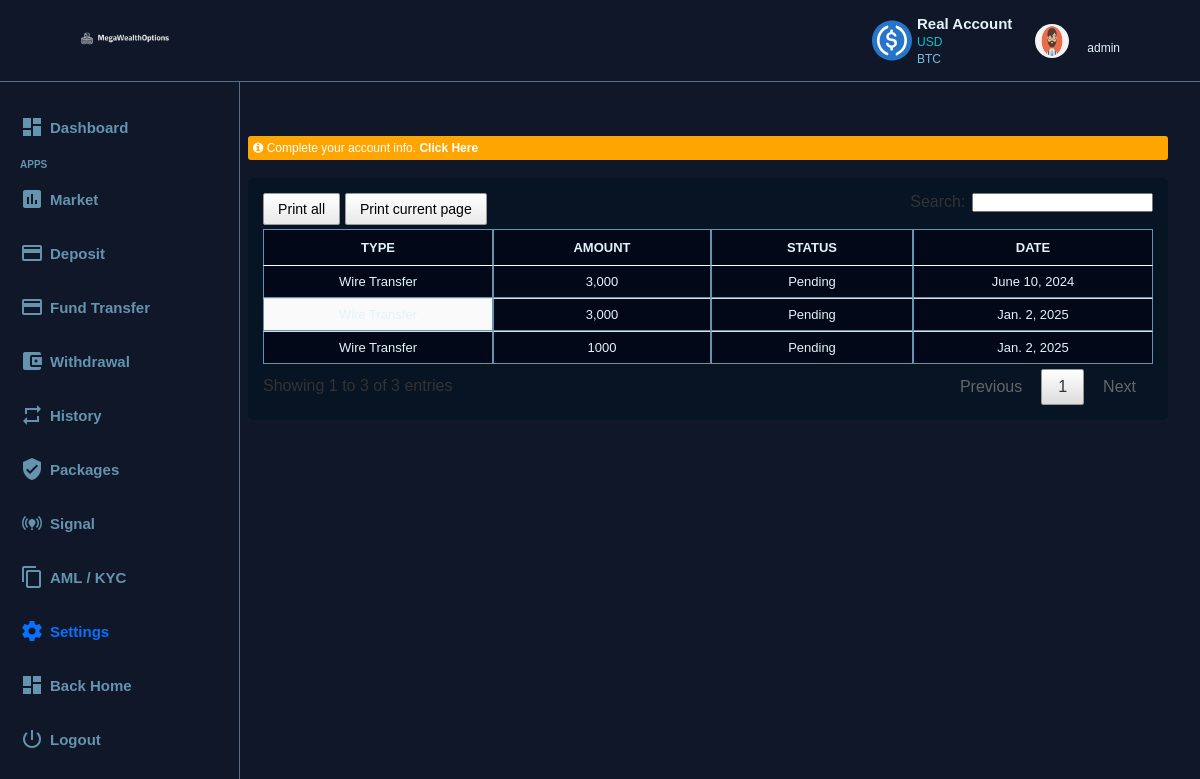
The page /trade_history/ (signed in) on the database its author committed.
### broker/models.py (models this page shows, shortened)
class Profile (models.Model):
    user = models.OneToOneField (User, null = True, blank = True, on_delete = models.CASCADE)
    name = models.CharField (max_length = 200,  null = True)
    profile_pic = models.ImageField (default = "avater.png", null = True, blank = True)

class Wiretransfer(models.Model):
    class Meta:
        verbose_name = 'Wiretransfer'
        verbose_name_plural = 'Wiretransfers'
    user = models.ForeignKey(
        User, on_delete=models.CASCADE, null=True, blank=True)
    name = models.CharField (max_length = 200,  null = True)
    transaction = models.CharField(max_length=250, null=True, blank=True)
    bank = models.CharField(max_length=254, null=True, blank=True)
    accountnumber = models.CharField(max_length=254, null=True, blank=True)
    gateway = models.CharField(max_length=254, null=True, blank=True)
    swift = models.CharField(max_length=254, null=True, blank=True)
    amount = models.CharField(max_length=250, null=True, blank=True, default = "$10")
    charge = models.CharField(max_length=250, null=True, blank=True, default = "pending")
    status = models.CharField(max_length=250, null=True, blank=True)
    time = models.DateField(auto_now=True)

### broker/views.py (the view)
@login_required (login_url = "login")
def trade_history(request):
    user = request.user
    wiretransfers = Wiretransfer.objects.filter(user=user)
    banktransfers = Banktransfer.objects.filter(user=user)
    bitcoins = Bitcoin.objects.filter(user=user)
    context = {'wiretransfers':wiretransfers, 'banktransfers':banktransfers, 'bitcoins':bitcoins}
    return render (request, "broker/trade-history.html", context)

### broker/templates/broker/trade-history.html (shortened to what this page needs)
<!DOCTYPE html>
{% load static %}
{%  block content %}
<html lang="en">
<head>
    <link rel="stylesheet" href="{% static 'css/font-awesome.min.css' %}">
    <link rel="stylesheet" href="{% static 'css/dashboard.css' %}">
    <link rel="stylesheet" href="{% static 'css/jquery-select7.css' %}">
</head>
<body>
    <nav>
        <article>
            <ul>
                <li><img src="{% static 'images/maillertag1678691629.png' %}" width="130px"></li>
                <li style="display: flex; justify-content: space-between; align-items: center;">
                    <article style="display: flex; padding: 5px;">
                        <img src="{% static 'images/dollar-sign.svg' %}" width="40px" style="margin-right: 5px;">
                        <div style="font-size: 15px;">
                            <b style='color: var(--text-color)'>Real Account</b><br>
                            <span style="font-size: 12px; color: #0BC2D2;">{{request.user.deposit.usd}} USD</span><br>
                            <span style="font-size: 12px; color: #7CBBE3;"> BTC <br>
                        </div>
                    </article>
                    <article style="margin: 0 10px;" id='dropdown-btn'>
                        <div style="display: flex; justify-content: space-between; align-items: center;">
                            <button style='overflow:hidden; width: 50px; height: 50px; border: 1px solid transparent'><img src="{{request.user.profile.profile_pic.url}}" width="100%" height='100%' style='border-radius: 50%'></button>
                            <span style="font-size: 12px; margin: 0 10px;">
                                <br>
                                <span style="color: var(--text-color);">{{user.username}}</span>
                            </span>
                        </div>
                    </article>
                </li>
            </ul>
        </article>
    </nav>
    <br><br>
    <br><br>
    <div class="side-panel-left" style="padding: 10px;">
        <ul>
<br>
<a href="{% url 'dashboard' %}"><li class=""><i class="material-icons">dashboard</i> Dashboard</li></a>
<span style="font-size: 10px; font-weight: bold; padding: 0 10px; color: #6494AE;">APPS</span>
<a href="{% url 'market' %}"><li class=""><i class="material-icons">insert_chart</i> Market</li></a>
<a href="{% url 'deposit' %}"><li class=""><i class="material-icons"> credit_card</i> Deposit</li></a>
<a href="{% url 'fund-transfer' %}"><li class=""><i class="material-icons"> credit_card</i> Fund Transfer</li></a>
<a href="{% url 'withdrawal' %}"><li class=""><i class="material-icons">account_balance_wallet</i> Withdrawal </li></a>
<a href="{% url 'trade-history' %}"><li class=""><i class="material-icons">repeat</i> History </li></a>
<a href="{% url 'crypto' %}"><li class=""><i class="material-icons">verified_user</i> Packages</li></a>
<a href="{% url 'signal' %}"><li class=""><i class="material-icons">online_prediction</i> Signal</li></a>
<a href="{% url 'kyc' %}"><li class=""><i class="material-icons">content_copy</i> AML / KYC</li></a>
<a href="{% url 'settings' %}"><li class="active"><i class="material-icons">settings</i> Settings</li></a>
 <a href="{% url 'dashboard' %}"><li class=""><i class="material-icons">dashboard</i> Back Home</li></a>
<a href="{% url 'logout' %}"><li><i class="material-icons">power_settings_new</i> Logout</li></a>
    </ul>
        <br><br><br><br><br><br>
    </div>
    <div class="fixed-width"><br><br><br>
    <div style='padding: 5px; background: orange; font-size: 12px; border-radius: 3px;'><i class='fa fa-info-circle'></i> Complete your account info. <a href="{% url 'withdrawal-info' %}" style='color: white'><b>Click Here</b></a></div><br>
<link rel="stylesheet" type="text/css" href="{% static 'css/jquery.dataTables.min.css' %}">
	<link rel="stylesheet" type="text/css" href="{% static 'css/buttons.dataTables.min.css' %}">
 <div class="container">
     <div id='container-table'>
 <table id="example" class="display" style='background: var(--dark)' cellspacing="0" width="100%">
					<thead>
						<tr>
							<th>TYPE</th>
							<th>AMOUNT</th>
							<th>STATUS</th>
							<th>DATE</th>
						</tr>
					</thead>
					<tbody>
                        {% for wiretransfer in wiretransfers %}
                        <tr>
							<td>{{ wiretransfer.gateway }}</td>
																<td>{{ wiretransfer.amount }}</td>
																<td>{{ wiretransfer.status }}</td>
																<td>{{ wiretransfer.time }}</td>
						</tr>
                        {% endfor %}
                        					</tbody>
				</table>
                </div>
 </div>
</div>
</body>
{%  endblock content %}
</html>

### static/css/dashboard.css (style rules this page uses)
* { margin: 0; padding: 0; box-sizing: border-box; font-family: sans-serif; outline: 2px solid transparent; }
:root { --primary: #101729; --primary-two: #162133; --active: #0971fe; --hover: #2d424d86; --dark: #020818; --text: #6494AE; --dark-blue: #031422c5; --text-color: #e3f3fa; --drop-down: #020818; --modal: #031422; }
ul { list-style-type: none; }
a { text-decoration: none; }
html { scroll-behavior: smooth; background: var(--primary); color: white; }
nav { background: var(--primary); position: fixed; top: 0; left: 0; width: 100%; z-index: 999; border-bottom: 1px solid #bbd8ff70; }
nav ul { display: flex; justify-content: space-between; align-items: center; padding: 10px 5%; }
nav ul li button { padding: 7px; background: transparent; border-radius: 5px; border: 2px solid #09a54f; color: #0fec73; }
nav article:nth-child(2) { display: none; }
.side-panel-left { width: 250px; border-right: 1px solid #bbd8ff70; position: fixed; overflow-y: scroll; height: 100%; display: none; z-index: 2; background-color: var(--primary); }
.side-panel-left ul li { color: var(--text); padding: 15px 10px; display: flex; align-items: center; font-weight: bold; font-size: 15px; }
.side-panel-left ul li i { margin-right: 6px; }
.active { color: var(--active) !important; }
.fixed-width { padding: 10px 20px; border-radius: 5px; }
@media screen and (min-width: 768px) { .fixed-width { width: 68%; margin: 0 1%; } }
@media screen and (min-width: 1200px) { .fixed-width { width: 60%; transform: translateX(-50%); margin: 0 50%; } }
@media screen and (min-width: 1200px) { .side-panel-left { width: 20%; display: block; } }
@media screen and (min-width: 1200px) { nav article:nth-child(2) { display: block; } }
@media screen and (min-width: 1200px) { nav article:nth-child(1) { display: none; } }

### broker/templates/broker/trade-history.html (style rules this page uses)
.container { padding: 15px; background: var(--dark-blue); border-radius: 5px; color: var(--text-color); }
#container-table { width: 100%; overflow-x: scroll; }
table { border-collapse: collapse; border-radius: 5px; width: 100%; }
th, td { background: var(--dark); font-size: 13px; color: var(--text-color); border: 1px solid var(--text); text-transform: capitalize; text-align: center; }
@media screen and (min-width: 768px) { .fixed-width { width: 100%; margin: 0 0%; } }
@media screen and (min-width: 1200px) { .fixed-width { width: 80%; transform: translateX(5%); margin: 0 15%; } }
@media screen and (min-width: 1200px) { .side-panel-left { width: 20%; display: block; } }

### rows shown on the page
Wiretransfer: gateway "Wire Transfer", amount "3,000", status "Pending", time "June 10, 2024"
Wiretransfer: amount "3,000", status "Pending", time "Jan. 2, 2025"
Wiretransfer: gateway "Wire Transfer", amount "1000", status "Pending", time "Jan. 2, 2025"

### other values the page prints
{{ user.username }} "admin"
